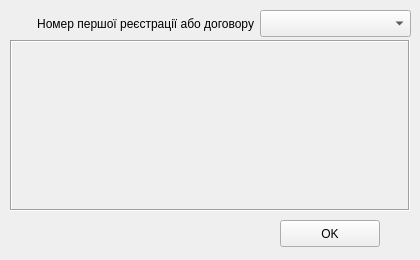
<?xml version="1.0" encoding="UTF-8"?>
<ui version="4.0">
 <class>ActivateObekt</class>
 <widget class="QDialog" name="ActivateObekt">
  <property name="windowModality">
   <enum>Qt::ApplicationModal</enum>
  </property>
  <property name="geometry">
   <rect>
    <x>0</x>
    <y>0</y>
    <width>420</width>
    <height>260</height>
   </rect>
  </property>
  <property name="windowTitle">
   <string>Активація об'єкта</string>
  </property>
  <property name="sizeGripEnabled">
   <bool>false</bool>
  </property>
  <property name="modal">
   <bool>true</bool>
  </property>
  <widget class="QComboBox" name="comboBox">
   <property name="enabled">
    <bool>true</bool>
   </property>
   <property name="geometry">
    <rect>
     <x>260</x>
     <y>10</y>
     <width>151</width>
     <height>27</height>
    </rect>
   </property>
  </widget>
  <widget class="QPushButton" name="pushButton">
   <property name="geometry">
    <rect>
     <x>280</x>
     <y>220</y>
     <width>100</width>
     <height>27</height>
    </rect>
   </property>
   <property name="text">
    <string>OK</string>
   </property>
   <property name="icon">
    <iconset>
     <normaloff>../icons/16x16/actions/dialog-ok-apply.png</normaloff>../icons/16x16/actions/dialog-ok-apply.png</iconset>
   </property>
   <property name="autoDefault">
    <bool>false</bool>
   </property>
   <property name="default">
    <bool>false</bool>
   </property>
  </widget>
  <widget class="QLabel" name="label">
   <property name="geometry">
    <rect>
     <x>14</x>
     <y>10</y>
     <width>240</width>
     <height>27</height>
    </rect>
   </property>
   <property name="text">
    <string>Номер першої реєстрації або договору</string>
   </property>
   <property name="alignment">
    <set>Qt::AlignRight|Qt::AlignTrailing|Qt::AlignVCenter</set>
   </property>
  </widget>
  <widget class="QLabel" name="label_2">
   <property name="geometry">
    <rect>
     <x>10</x>
     <y>40</y>
     <width>400</width>
     <height>171</height>
    </rect>
   </property>
   <property name="frameShape">
    <enum>QFrame::Box</enum>
   </property>
   <property name="frameShadow">
    <enum>QFrame::Sunken</enum>
   </property>
   <property name="text">
    <string/>
   </property>
   <property name="alignment">
    <set>Qt::AlignLeading|Qt::AlignLeft|Qt::AlignVCenter</set>
   </property>
   <property name="wordWrap">
    <bool>true</bool>
   </property>
  </widget>
 </widget>
 <resources/>
 <connections/>
</ui>
